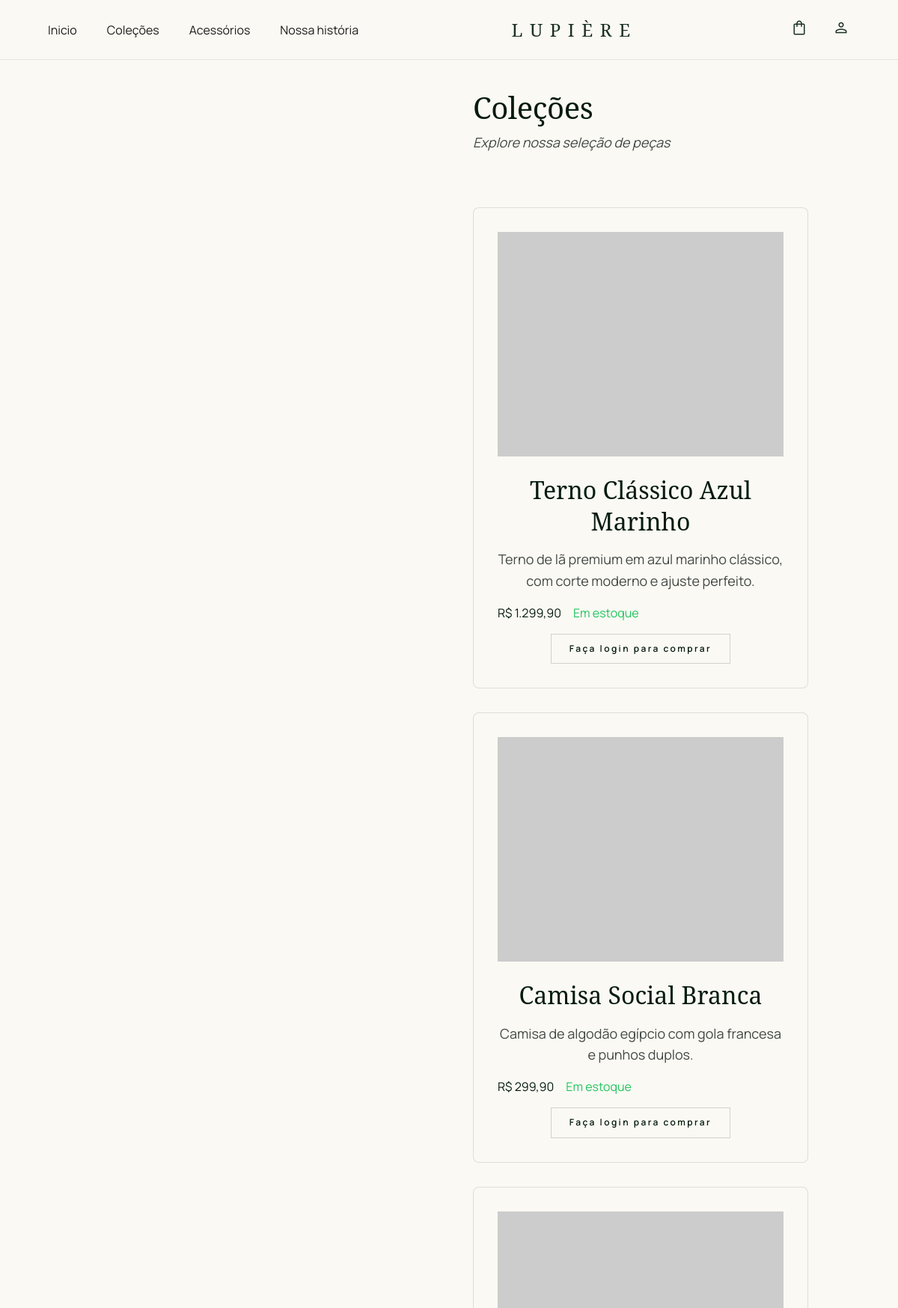
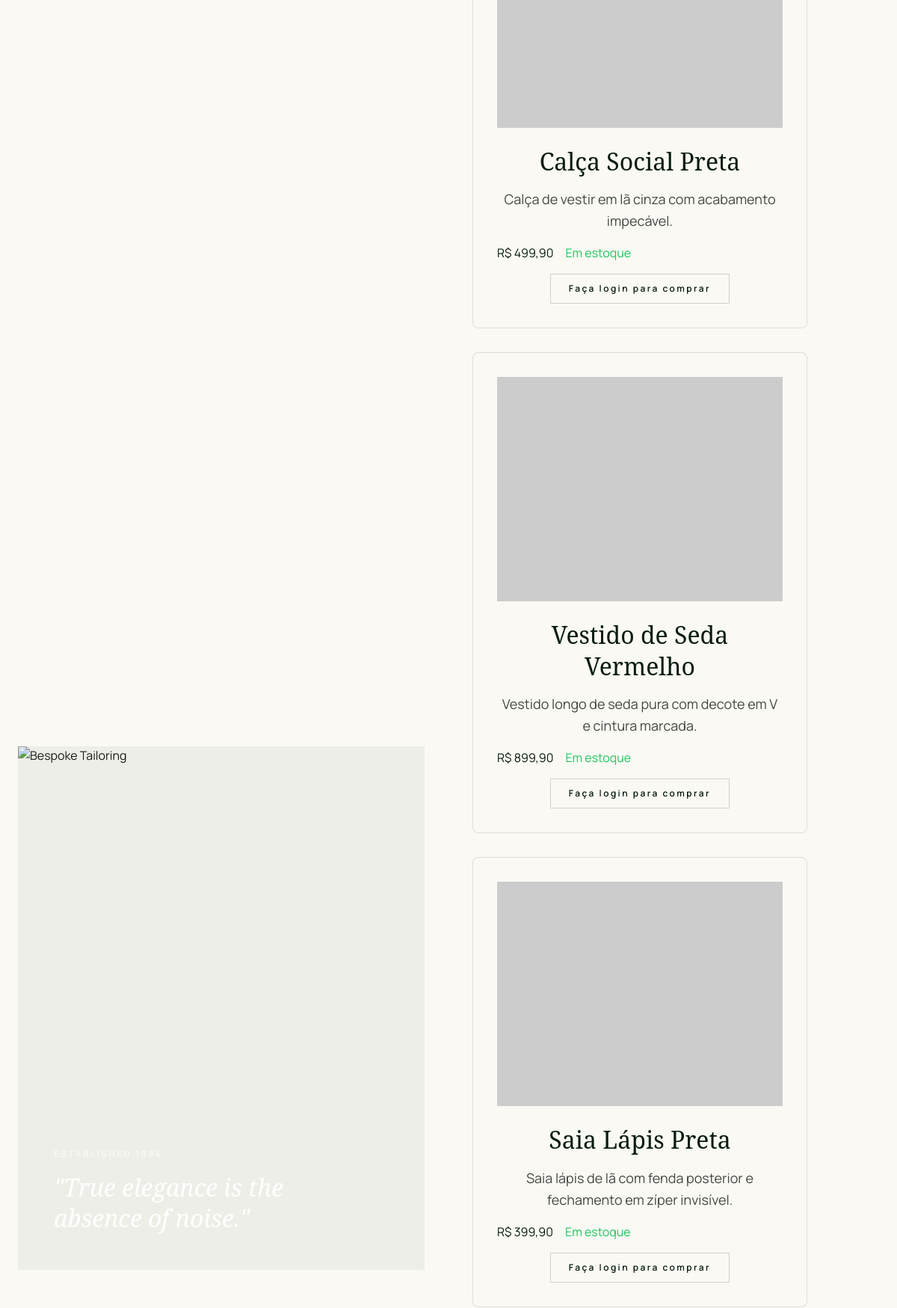
/produtos.php (upper part), run on the app's committed database (2 pictures, top to bottom).
### tables this page shows
CREATE TABLE IF NOT EXISTS `produtos` (
  `id` int(11) NOT NULL AUTO_INCREMENT,
  `nome` varchar(150) NOT NULL,
  `descricao` text,
  `preco` decimal(10,2) NOT NULL,
  `estoque` int(11) NOT NULL DEFAULT 0,
  `categoria_id` int(11) DEFAULT NULL,
  `imagem` varchar(255) DEFAULT NULL,
  `data_criacao` timestamp NOT NULL DEFAULT current_timestamp(),
  PRIMARY KEY (`id`),
  KEY `categoria_id` (`categoria_id`),
  CONSTRAINT `produtos_ibfk_1` FOREIGN KEY (`categoria_id`) REFERENCES `categorias` (`id`) ON DELETE SET NULL
);

### funcoes.php (called while the page is built, shortened)
<?php
require_once 'config.php';
function obter_produtos($limite = null, $offset = null) {
    global $pdo;
    $sql = "SELECT p.*, c.nome as categoria_nome FROM produtos p LEFT JOIN categorias c ON p.categoria_id = c.id ORDER BY p.data_criacao DESC";
    if ($limite !== null && $offset !== null) {
        $sql .= " LIMIT ? OFFSET ?";
        $stmt = $pdo->prepare($sql);
        $stmt->execute([$limite, $offset]);
    } else {
        $stmt = $pdo->query($sql);
    }
    return $stmt->fetchAll();
}
?>

### produtos.php (the view, shortened to what this page needs)
<?php
require_once 'funcoes.php';
$produtos = obter_produtos();
?>
<!doctype html>
<html class="light" lang="en">
  <head>
    <script src="https://cdn.tailwindcss.com?plugins=forms,container-queries"></script>
    <script id="tailwind-config">
      tailwind.config = {
        darkMode: "class",
        theme: {
          extend: {
            colors: {
              "on-error": "#ffffff",
              "surface-container-high": "#e9e8e3",
              "surface-container": "#efeee9",
              surface: "#faf9f4",
              "on-secondary-container": "#745c00",
              "secondary-container": "#fed65b",
              "on-primary-container": "#819986",
              "on-tertiary": "#ffffff",
              "error-container": "#ffdad6",
              error: "#ba1a1a",
              background: "#faf9f4",
              "primary-fixed-dim": "#b4cdb8",
              "surface-container-low": "#f5f4ef",
              "surface-container-highest": "#e3e3de",
              "secondary-fixed-dim": "#e9c349",
              "on-tertiary-fixed-variant": "#474747",
              "outline-variant": "#c3c8c1",
              "primary-container": "#1b3022",
              "on-primary-container": "#819986",
              "on-tertiary-container": "#939292",
              "surface-variant": "#e3e3de",
              "on-surface-variant": "#434843",
              "on-tertiary-fixed": "#1b1c1c",
              "on-secondary": "#ffffff",
              "surface-container-lowest": "#ffffff",
              tertiary: "#161717",
              "inverse-surface": "#30312e",
              "tertiary-container": "#2b2b2b",
              secondary: "#735c00",
              primary: "#061b0e",
              "on-secondary-fixed-variant": "#574500",
              "surface-bright": "#faf9f4",
              "on-background": "#1b1c19",
              "primary-fixed": "#d0e9d4",
              "tertiary-fixed": "#e4e2e1",
              "on-surface": "#1b1c19",
              "inverse-primary": "#b4cdb8",
              "on-primary": "#ffffff",
              "on-error-container": "#93000a",
              "secondary-fixed": "#ffe088",
              outline: "#737973",
              "on-primary-fixed": "#0b2013",
              "surface-tint": "#4d6453",
              "inverse-on-surface": "#f2f1ec",
              "tertiary-fixed-dim": "#c8c6c5",
              "on-primary-fixed-variant": "#364c3c",
              "on-secondary-fixed": "#241a00",
              "surface-dim": "#dbdad5",
            },
            borderRadius: {
              DEFAULT: "0.25rem",
              lg: "0.5rem",
              xl: "0.75rem",
              full: "9999px",
            },
            spacing: {
              gutter: "24px",
              unit: "8px",
              "margin-edge": "40px",
              "container-max": "1280px",
              "section-gap": "120px",
            },
            fontFamily: {
              "body-md": ["Manrope"],
              "headline-lg": ["Noto Serif"],
              "body-lg": ["Manrope"],
              "label-caps": ["Manrope"],
              "headline-md": ["Noto Serif"],
              "headline-display": ["Noto Serif"],
            },
            fontSize: {
              "body-md": ["16px", { lineHeight: "1.6", fontWeight: "400" }],
              "headline-lg": [
                "40px",
                {
                  lineHeight: "1.2",
                  letterSpacing: "-0.01em",
                  fontWeight: "400",
                },
              ],
              "body-lg": ["18px", { lineHeight: "1.6", fontWeight: "400" }],
              "label-caps": [
                "12px",
                {
                  lineHeight: "1.2",
                  letterSpacing: "0.15em",
                  fontWeight: "600",
                },
              ],
              "headline-md": ["32px", { lineHeight: "1.3", fontWeight: "400" }],
              "headline-display": [
                "64px",
                {
                  lineHeight: "1.1",
                  letterSpacing: "-0.02em",
                  fontWeight: "400",
                },
              ],
            },
          },
        },
      };
    </script>
  </head>
  <body
    class="bg-background text-on-surface font-body-md min-h-screen flex flex-col"
  >
    <header
      class="fixed top-0 left-0 right-0 z-50 bg-[#FAF9F4]/95 backdrop-blur-md border-b border-[#1B3022]/10 h-20 flex items-center transition-all duration-300"
    >
      <div
        class="flex justify-between items-center w-full px-6 md:px-16 max-w-[1440px] mx-auto"
      >
        <nav class="hidden lg:flex gap-10">
          <a class="nav-link" href="index.html">Inicio</a>
          <a class="nav-link active" href="produtos.php">Coleções</a>
          <a class="nav-link" href="acessorios.html">Acessórios</a>
          <a class="nav-link" href="sobre.html">Nossa história</a>
        </nav>
        <div
          class="text-xl md:text-2xl font-headline-lg tracking-[0.4em] text-[#1B3022]"
        >
          LUPIÈRE
        </div>
        <div class="flex items-center gap-5 md:gap-8 text-[#1B3022]">
          <a href="carrinho.php" class="icon-btn">
            <span class="material-symbols-outlined">shopping_bag</span>
          </a>
          <?php if (isset($_SESSION["usuario_id"])): ?>
            <a href="perfil.php" class="icon-btn">
              <span class="material-symbols-outlined">person</span>
            </a>
          <?php else: ?>
            <a href="login.php" class="icon-btn">
              <span class="material-symbols-outlined">person</span>
            </a>
          <?php endif; ?>
        </div>
      </div>
    </header>
    <main
      class="flex-grow flex items-center justify-center py-section-gap px-gutter"
    >
      <div
        class="max-w-container-max w-full grid grid-cols-1 md:grid-cols-2 gap-16 items-center"
      >
        <div class="hidden md:block relative h-[700px]">
          <div
            class="absolute inset-0 bg-primary-container/5 mix-blend-multiply z-10"
          ></div>
          <img
            alt="Bespoke Tailoring"
            class="w-full h-full object-cover"
            data-alt="A cinematic, high-contrast close-up of a master tailor's hands working on a dark forest green wool blazer. The lighting is soft and editorial, highlighting the intricate textures of the premium fabric and the gleam of a gold needle. The scene is set in a minimalist, sun-drenched atelier with pristine white walls and natural wood accents. The overall mood is one of quiet luxury, tradition, and meticulous craftsmanship, reflecting the Lupière brand identity."
            src="https://lh3.googleusercontent.com/aida-public/AB6AXuAP5RPjGWcwf_mephUfnIzNbEy2-oq3MjBvNWOQH2lsATXiGMBG-UwyMeKbWcZgaBNLUGZQpf-g-m7z7rHknez8VBLaNnv1Hczya4b-M-N0qPzF4yr7inq9XI15RcsLWeM0bA9y2y3ruu_fg4B3a5AcCu_XVYjAcKzylb_NBv8MIhyVy9I2H5V6_pHesplt-lE_bdZ4Iuzym2f1798HhvmXBtNfL-0AsZTKpbd8A4Hd6p3NPx2_jlzBHRQT3De7r-4S1fHchXOMpmgR"
          />
          <div class="absolute bottom-12 left-12 z-20 text-white">
            <p
              class="font-label-caps text-label-caps text-surface uppercase tracking-[0.2em] mb-4"
            >
            </p>
            <p class="font-headline-md text-headline-md italic max-w-sm">
            </p>
          </div>
        </div>
        <div
          class="flex flex-col justify-center max-w-md mx-auto md:mx-0 w-full space-y-12"
        >
          <header class="mb-6">
            <h2 class="font-headline-lg text-headline-lg text-primary mb-2">
              Coleções
            </h2>
            <p class="font-body-lg text-body-lg text-on-surface-variant italic">
              Explore nossa seleção de peças
            </p>
          </header>
          <?php if (empty($produtos)): ?>
            <p class="text-center text-on-surface-variant">Nenhum produto encontrado.</p>
          <?php else: ?>
            <div class="space-y-8">
              <?php foreach ($produtos as $produto): ?>
                <div
                  class="flex flex-col items-center gap-6 p-8 bg-surface rounded-lg border border-outline/20"
                >
                  <img
                    src="https://via.placeholder.com/400x400?text=<?php echo urlencode($produto['nome']); ?>"
                    alt="<?php echo htmlspecialchars($produto['nome']); ?>"
                    class="w-full h-[300px] object-cover"
                  />
                  <div class="text-center space-y-4">
                    <h3 class="font-headline-md text-headline-md text-primary">
                      <?php echo htmlspecialchars($produto['nome']); ?>
                    </h3>
                    <p class="font-body-lg text-body-lg text-on-surface-variant">
                      <?php echo nl2br(htmlspecialchars($produto['descricao'])); ?>
                    </p>
                    <div class="flex items-center gap-4 text-primary font-label-caps">
                      <span>R$ <?php echo number_format($produto['preco'], 2, ',', '.'); ?></span>
                      <?php if ($produto['estoque'] > 0): ?>
                        <span class="text-green-500">Em estoque</span>
                      <?php else: ?>
                        <span class="text-red-500">Esgotado</span>
                      <?php endif; ?>
                    </div>
                    <div class="flex justify-center">
                      <?php if (isset($_SESSION["usuario_id"]) && $produto['estoque'] > 0): ?>
                        <form action="adicionar_carrinho.php" method="post" class="flex items-center gap-2">
                          <input type="hidden" name="produto_id" value="<?php echo $produto['id']; ?>">
                          <button
                            type="submit"
                            class="bg-primary-container text-white py-3 px-6 font-label-caps text-label-caps tracking-[0.2em] hover:bg-primary transition-all duration-300"
                          >
                            Adicionar ao Carrinho
                          </button>
                        </form>
                      <?php elseif (!isset($_SESSION["usuario_id"])): ?>
                        <a
                          href="login.php"
                          class="border border-outline/30 text-primary py-3 px-6 font-label-caps text-label-caps tracking-[0.2em] hover:bg-surface-container-low transition-all duration-300"
                        >
                          Faça login para comprar
                        </a>
                      <?php else: ?>
                        <span class="text-red-500 font-label-caps">Indisponível</span>
                      <?php endif; ?>
                    </div>
                  </div>
                </div>
                <?php endforeach; ?>
              </div>
            <?php endif; ?>
          </div>
        </div>
      </main>
    </body>
</html>

### produtos.php (style rules this page uses)
.material-symbols-outlined { font-variation-settings: "FILL" 0, "wght" 300, "GRAD" 0, "opsz" 24; }

### data on the page
produtos: nome "Terno Clássico Azul Marinho", descricao "Terno de lã premium em azul marinho clássico, com corte moderno e ajuste perfeito.", preco "1.299,90", estoque "Em estoque"
produtos: nome "Camisa Social Branca", descricao "Camisa de algodão egípcio com gola francesa e punhos duplos.", preco "299,90", estoque "Em estoque"
produtos: nome "Calça Social Preta", descricao "Calça de vestir em lã cinza com acabamento impecável.", preco "499,90", estoque "Em estoque"
produtos: nome "Vestido de Seda Vermelho", descricao "Vestido longo de seda pura com decote em V e cintura marcada.", preco "899,90", estoque "Em estoque"
produtos: nome "Saia Lápis Preta", descricao "Saia lápis de lã com fenda posterior e fechamento em zíper invisível.", preco "399,90", estoque "Em estoque"
